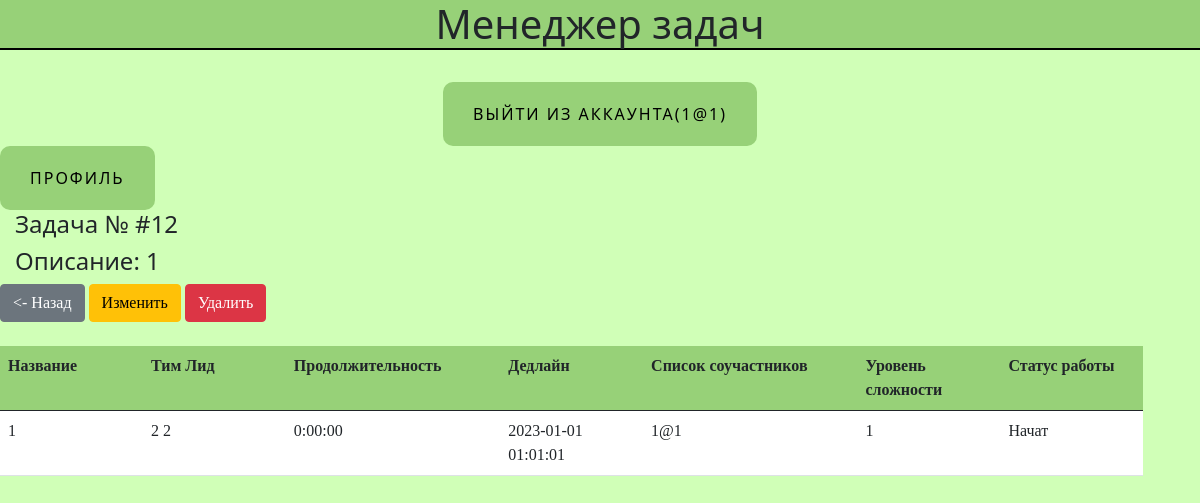
The page /job_description/12/1 (signed in) on the database its author committed.
### data/users.py (models this page shows, shortened)
class User(SqlAlchemyBase, UserMixin):
    __tablename__ = "users"
    id = sqlalchemy.Column(sqlalchemy.Integer, primary_key=True, autoincrement=True)
    surname = sqlalchemy.Column(sqlalchemy.String, nullable=True)
    name = sqlalchemy.Column(sqlalchemy.String, nullable=True)
    age = sqlalchemy.Column(sqlalchemy.Integer, nullable=True)
    position = sqlalchemy.Column(sqlalchemy.String, nullable=True)
    speciality = sqlalchemy.Column(sqlalchemy.String, nullable=True)
    address = sqlalchemy.Column(sqlalchemy.String, nullable=True)
    email = sqlalchemy.Column(sqlalchemy.String, nullable=True, unique=True, index=True)
    password_hash = sqlalchemy.Column(sqlalchemy.String, nullable=True)
    modified_date = sqlalchemy.Column(sqlalchemy.DateTime, default=datetime.datetime.now)
    current_room = sqlalchemy.Column(sqlalchemy.Integer, sqlalchemy.ForeignKey('rooms.id'), nullable=True)

### data/jobs.py (models this page shows)
class Jobs(SqlAlchemyBase):
    __tablename__ = "jobs"
    id = sqlalchemy.Column(sqlalchemy.Integer, primary_key=True, autoincrement=True)
    team_leader = sqlalchemy.Column(sqlalchemy.Integer, sqlalchemy.ForeignKey('users.id'), nullable=True)
    job = sqlalchemy.Column(sqlalchemy.String, nullable=True)
    work_size = sqlalchemy.Column(sqlalchemy.Integer, nullable=True)
    collaborators = sqlalchemy.Column(sqlalchemy.String, nullable=True)
    is_finished = sqlalchemy.Column(sqlalchemy.Integer, default=False)
    start_date = sqlalchemy.Column(sqlalchemy.DateTime, default=datetime.datetime.now, nullable=True)
    end_date = sqlalchemy.Column(sqlalchemy.DateTime, default=datetime.datetime.now, nullable=True)
    user = orm.relationship("User")
    intensity_level = orm.relationship("IntensityLevel", secondary="association",  backref="jobs")
    description = sqlalchemy.Column(sqlalchemy.String, nullable=True)

### main.py (the view)
@app.route('/job_description/<int:id>/<int:room_id>')
@login_required
def job_descr(id, room_id):
    dbs = db_session.create_session()
    task = dbs.query(Jobs).filter(Jobs.id == id).first()
    team_lead = dbs.query(User).filter(User.id == task.team_leader).first().email
    current_room = dbs.query(Rooms).filter(Rooms.id == room_id).first()
    if str(current_user.email) in [team_lead] + task.collaborators.split(","):
        el = dbs.query(Jobs).filter(Jobs.id == id).first()
        title = el.job
        time = el.end_date - el.start_date
        team_leader = f"{el.user.name} {el.user.surname}"
        collaborators = el.collaborators
        isf = job_status_transcriber[int(el.is_finished)]
        lvl = el.intensity_level[-1].level
        job = [title, team_leader, time, collaborators, isf, el.user.id, el.id, lvl, el.description, el.end_date]
        return render_template("job_description.html", crId=current_room.id, job=job, room_id=room_id)
    else:
        return render_template('not_allowed.html', room_id=current_user.current_room, f_pr=True)

### data/db_session.py (called while the page is built)
def create_session() -> Session:
    global __factory
    return __factory()

### main.py (called while the page is built)
@login_manager.user_loader
def load_user(user_id):
    db_sess = db_session.create_session()
    return db_sess.query(User).get(user_id)

### templates/job_description.html
{% extends "base.html" %}
{% block content %}
<h4>Задача № #{{ job[6] }}</h4>
<h4>Описание: {{ job[8] }} </h4>
    <div class="buttons">
        <a href="/alljobs/{{ room_id }}" class="btn btn-secondary"><- Назад</a>
        <a href="/addjob/{{ crId }}/{{ job[6] }}" class="btn btn-warning">Изменить</a>
        <a href="/job_delete/{{ crId }}/{{ job[6] }}" class="btn btn-danger">Удалить</a>
    </div>
    <br/>
    <table class="table">
      <thead class="thead-light">
        <tr class="d-flex">
          <th scope="col" class="col-2" style="background-color: #97D178">Название</th>
          <th scope="col" class="col-2" style="background-color: #97D178">Тим Лид</th>
          <th scope="col" class="col-3" style="background-color: #97D178">Продолжительность</th>
          <th scope="col" class="col-2" style="background-color: #97D178">Дедлайн</th>
          <th scope="col" class="col-3" style="background-color: #97D178">Список соучастников</th>
          <th scope="col" class="col-2" style="background-color: #97D178">Уровень сложности</th>
          <th scope="col" class="col-2" style="background-color: #97D178">Статус работы</th>
        </tr>
      </thead>
      <tbody>
        <tr class="d-flex">
          <td class="col-2" style="background-color: white">{{ job[0] }}</td>
          <td class="col-2" style="background-color: white">{{ job[1] }}</td>
          <td class="col-3" style="background-color: white">{{ job[2] }}</td>
          <td class="col-2" style="background-color: white">{{ job[9] }}</td>
          <td class="col-3" style="background-color: white">{{ job[3] }}</td>
          <td class="col-2" style="background-color: white">{{ job[7] }}</td>
          <td class="col-2" style="background-color: white">{{ job[4] }}</td>
        </tr>
      </tbody>
    </table>
{% endblock %}

### templates/base.html (shortened to what this page needs)
<!DOCTYPE html>
<html lang="en">
<head>
    <link rel="stylesheet"
                    href="https://cdn.jsdelivr.net/npm/bootstrap@5.0.0-beta1/dist/css/bootstrap.min.css"
>
    <link rel="stylesheet" type="text/css" href="{{ url_for('static', filename='style/style.css') }}" />
    </head>
    <body>
        <h1 id = 'titles'>Менеджер задач</h1>
        <br>
        <nav><a>
            {% if current_user.is_authenticated %}
                <aside><a class="name_btn" href="/logout">выйти из аккаунта({{ current_user.email }})</a></aside>
                <a class="name_btn" href="/profile">Профиль</a>
            {% endif %}
        </a></nav>
         {% block content %}
         {% endblock content %}
    </body>
</html>

### static/style/style.css (style rules this page uses)
body { background-color: #D0FFB7; }
#titles { border-bottom: 2px solid black; background-color: #97D178; }
h2, div, .buttons, table { font-family: cursive; display: block; }
h1, h2, aside { text-align: center; }
h4 { margin-left: 15px; }
.name_btn { text-decoration: none; display: inline-block; color: black; padding: 20px 30px; border-radius: 10px; text-transform: uppercase; letter-spacing: 2px; background-color: #97D178; background-size: 200% auto; transition: .3s; }

### rows shown on the page
User: email "1@1"
Jobs: description "1", team_leader "2 2", end_date "2023-01-01 01:01:01", collaborators "1@1"

### other values the page prints
{{ job[6] }} "12"
{{ job[0] }} "1"
{{ job[2] }} "0:00:00"
{{ job[7] }} "1"
{{ job[4] }} "Начат"
